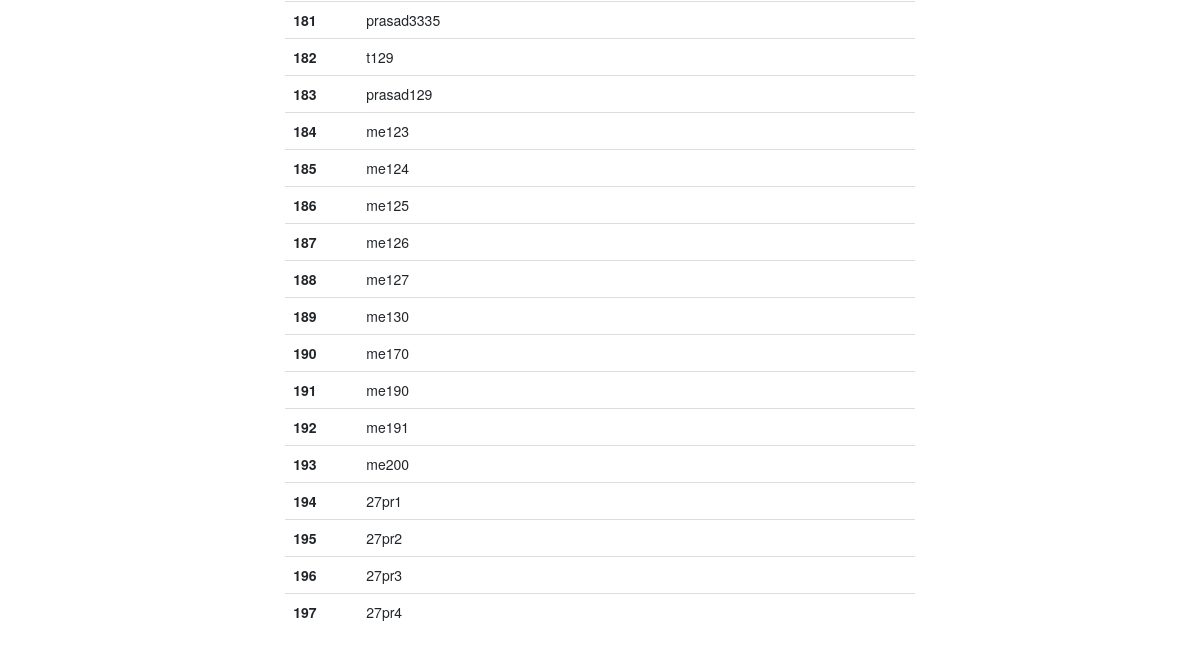
Before: /settingwale/ (signed in, lower part) with the older database file.
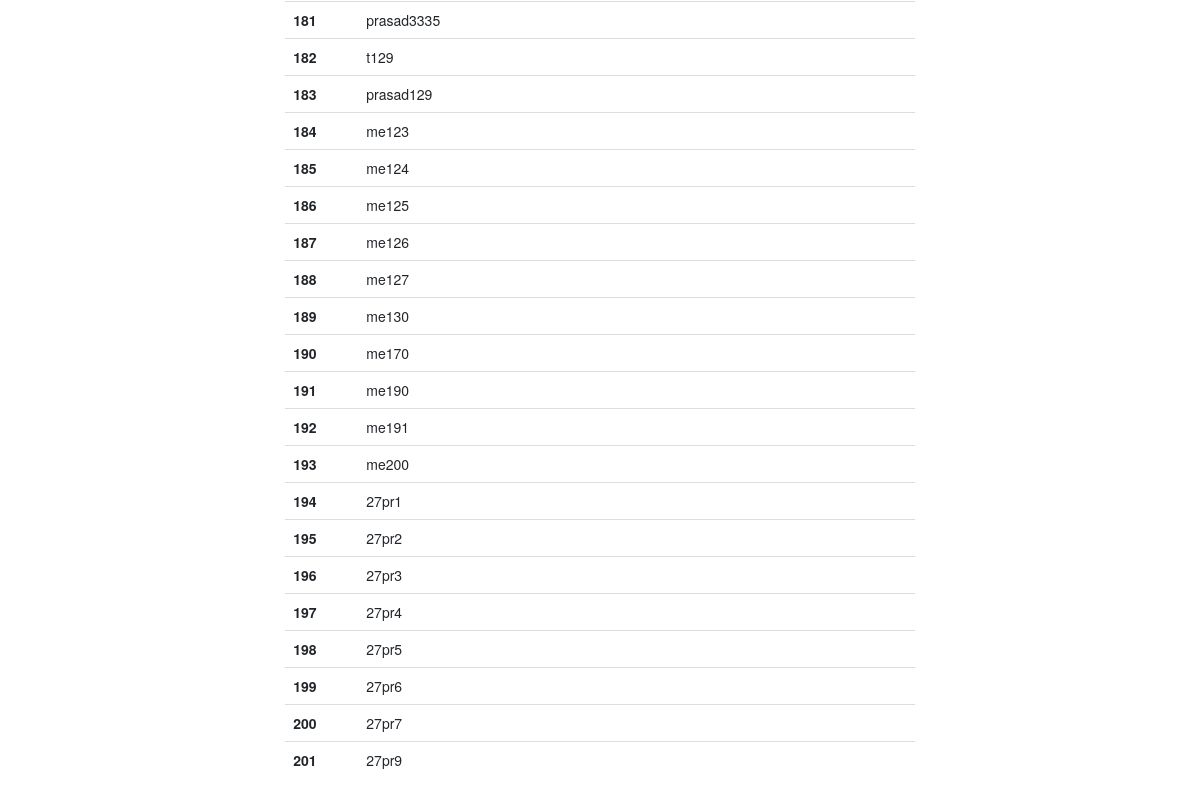
After: the same page with the newer database file.
### app_1/models.py (models this page shows, shortened)
class Player(models.Model):
    user=models.OneToOneField(User, on_delete=models.CASCADE)
    playerScore = models.IntegerField(blank=True,default=0)
    questionList=models.TextField(null=True,blank=True)
    questionNumber = models.IntegerField(default=random.randint(1,10),null=True,blank=True)  #random question number of player
    questionIndex = models.IntegerField(default=1)                                   #number visible to user sequentialy
    isStarted=models.BooleanField(default=False)              #to check user started quizz or not
    isEnded=models.BooleanField(default=False)              #to check user started quizz or not
    rank = models.IntegerField(blank=True,null=True)
    previousQuestion = models.IntegerField(blank=True,default=0)
    startTime = models.DateTimeField(null=True,blank=True)  #actual starting time
    EndTime = models.DateTimeField(null=True,blank=True)  #game current time
    lifelineArray = models.TextField(blank=True,null=True,default="[]")
    lifelineActivationFlag = models.BooleanField(default=False)
    marksAdd=models.IntegerField(null=True,blank=True,default=4)  #marks add
    marksSubstract=models.IntegerField(null=True,blank=True,default=-2) #marks sub
    chatBotResponse = models.TextField(blank = True) # store chatBot ques. and ans 3rd lifelinr
    isTeamChoices = [
        (True,"True"),
        (False,"False")
    ]
    isTeam = models.BooleanField(choices=isTeamChoices,default=True)
    isJuniorChoices = [
        (True,"True"),
        (False,"False")
    ]
    isJunior = models.BooleanField(choices=isJuniorChoices,default=True)

### app_1/views.py (the view)
# urls.py: path('settingwale/', views.settingwale, name='settingwale'),
@login_required(login_url='login')
def settingwale(request):
    context={}
    players = Player.objects.all()
    context["players"]=players
    return render(request,"app_1/settingwale.html",context)

### app_1/templates/app_1/settingwale.html (shortened to what this page needs)
<!DOCTYPE html>
<html lang="en">
<head>
    <link rel="stylesheet" href="https://cdn.jsdelivr.net/npm/bootstrap@4.4.1/dist/css/bootstrap.min.css">
    <link rel="stylesheet" href="https://maxcdn.bootstrapcdn.com/bootstrap/3.4.1/css/bootstrap.min.css">
</head>
<body>
    <div class="d-flex justify-content-around">
        <div>
            <table class="table table-hover">
                <tbody>
                    {% for player in players %}
                <tr>
                    <th scope="row">{{player.id}}</th>
                    <td>{{player.user}}</td>
                    <td>{{player.p_current_score}}</td>
                    <td>{{player.p_current_question}}</td>
                    <td>{{player.p_previous_question}}</td>
                    <td>{{player.p_starting_time}}</td>
                </tr>
                {% endfor %}
                </tbody>
            </table>
        </div>
    </div>
</body>
</html>

Changed rows visible on the page:
added Player: id "198", user "27pr5"
added Player: id "199", user "27pr6"
added Player: id "200", user "27pr7"
added Player: id "201", user "27pr9"
